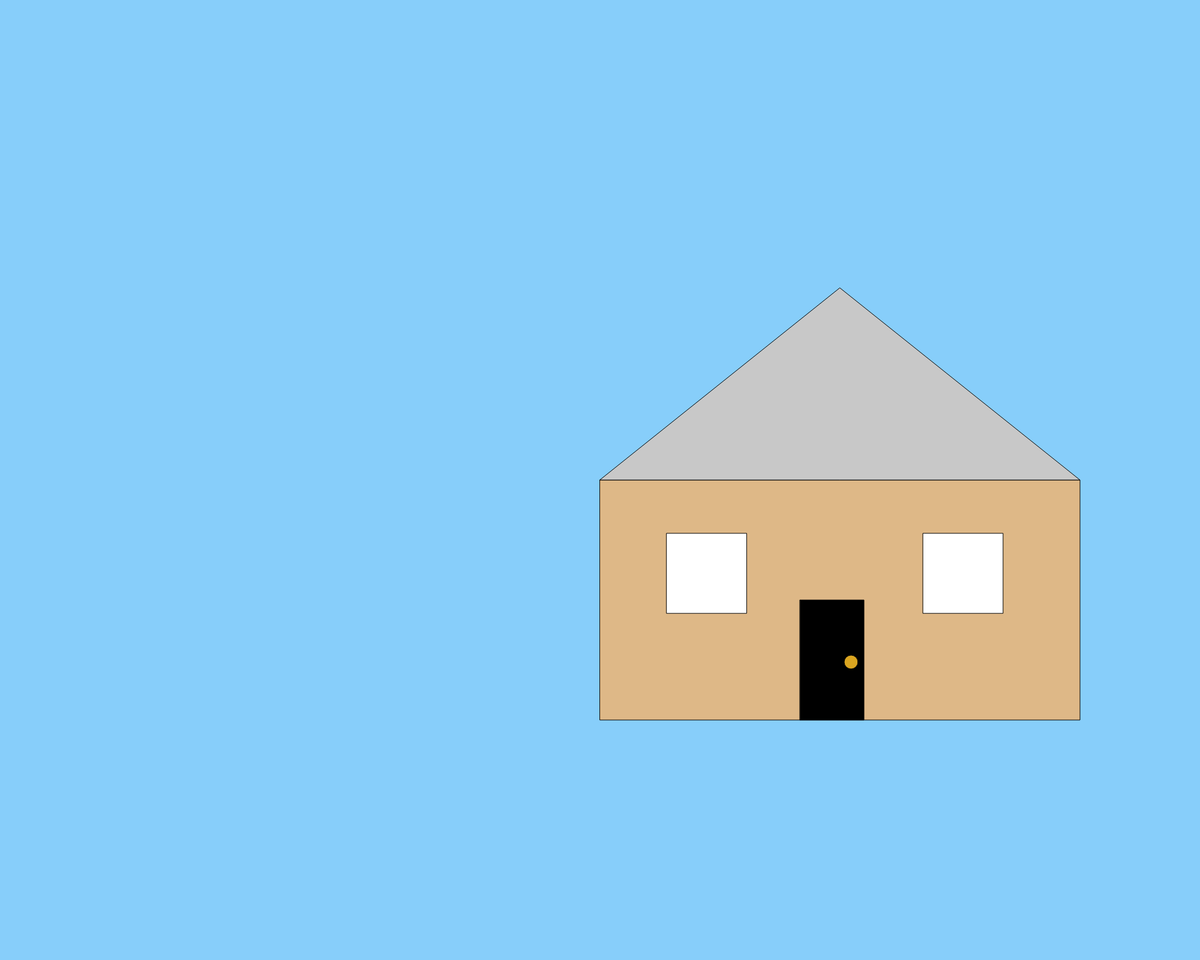
Frame 1 (no input)
Frame 60 (no input): identical to frame 1, image omitted
Frame 120 (the mouse pressed at the canvas centre since frame 60): identical to frame 1, image omitted

The p5.js sketch that drew this single still picture (run headless with seeded random() and noise() and a simulated clock; from frame 60 on, the mouse is pressed at the canvas centre):

// p5.js sketch
// ── sketch.js
/*
house assignmentnew
created by liam fox
march 18 2019
*/
function setup() {
  // put setup code here
createCanvas(2000,1600);
}
function draw() {
  // put drawing code here
let housewidth=800;
background(135,206,250)
// main part of the house
fill(222,184,135)
rect(width/2,height/2, housewidth, housewidth/2);
//roof
fill(200,200,200)
triangle(width/2,height/2,width/2+housewidth,height/2,width/2+housewidth/2, height/2-height/5);
//windows
fill(255,255,255)
rect(width/1.8,height/1.8, housewidth/6, housewidth/6)
rect(width/1.3,height/1.8, housewidth/6, housewidth/6)
//door
fill(0,0,0)
rect(width/1.5,height/1.6, housewidth/7.5, housewidth/4)
//door handle
fill(218,165,32)
ellipse(width/1.41,height/1.45,height/70,height/70)
}
